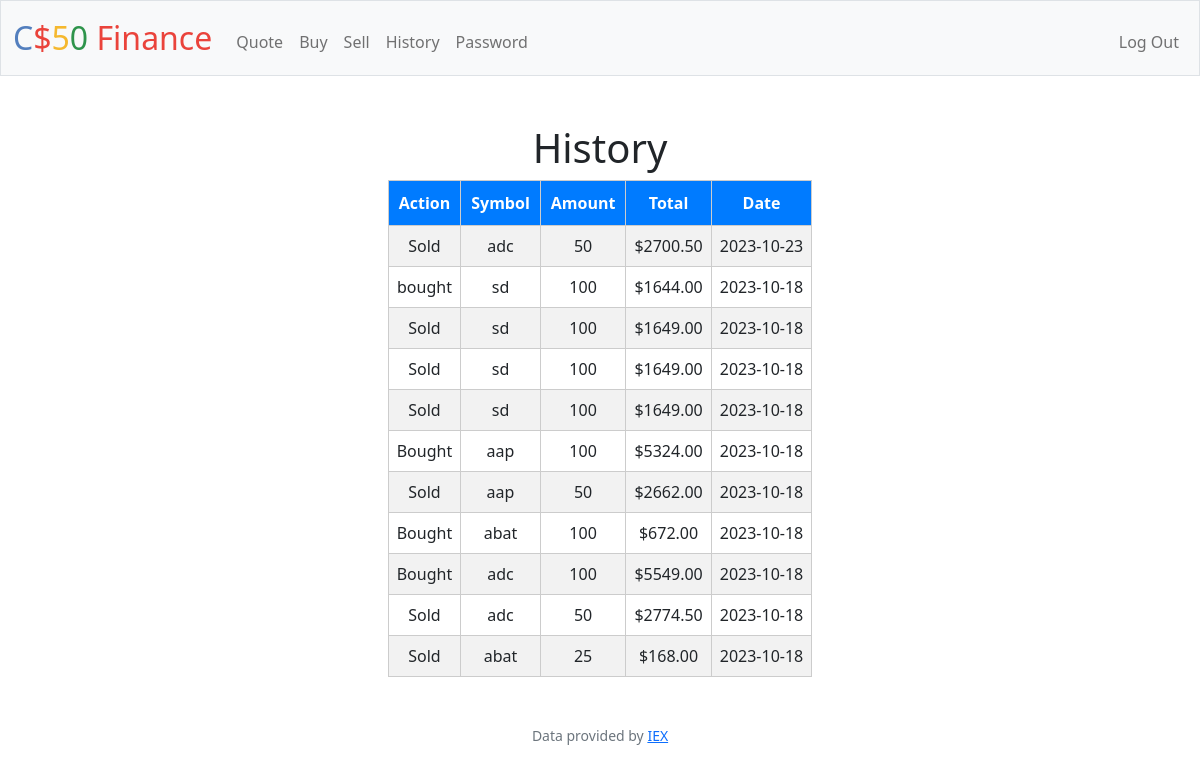
Screenshot of /history (signed in) with the database file from the repository.
### tables this page shows
CREATE TABLE actions (
user_id INT,
stock_id INT,
action TEXT,
amount INT,
price NUMERIC,
date DATE,
FOREIGN KEY (user_id) REFERENCES users(id),
FOREIGN kEY (stock_id) REFERENCES stocks(id));

CREATE TABLE stocks (
id INTEGER PRIMARY KEY,
symbol TEXT
);

### app.py (the view)
@app.route("/history")
@login_required
def history():
    user_id = session.get("user_id")
    rows = db.execute("SELECT * FROM actions JOIN stocks ON actions.stock_id = stocks.id WHERE user_id = ? ORDER BY date DESC;", user_id)
    return render_template("history.html", rows=rows)

### app.py (called while the page is built)
@app.after_request
def after_request(response):
    response.headers["Cache-Control"] = "no-cache, no-store, must-revalidate"
    response.headers["Expires"] = 0
    response.headers["Pragma"] = "no-cache"
    return response

### helpers.py (called while the page is built)
def login_required(f):
    @wraps(f)
    def decorated_function(*args, **kwargs):
        if session.get("user_id") is None:
            return redirect("/login")
        return f(*args, **kwargs)
    return decorated_function

### templates/history.html (shortened to what this page needs)
{% extends "layout.html" %}
{% block main %}
    <h1>History</h1>
    <table>
        <tr>
            <th>Action</th>
            <th>Symbol</th>
            <th>Amount</th>
            <th>Total</th>
            <th>Date</th>
        </tr>
        {% for row in rows %}
            <tr>
                <td>{{ row["action"] }}</td>
                <td>{{ row["symbol"] }}</td>
                <td>{{ row["amount"] }}</td>
                <td>{{ "${:.2f}".format(row["price"]) }}</td>
                <td>{{ row["date"] }}</td>
            </tr>
        {% endfor %}
    </table>
{% endblock %}

### templates/layout.html (shortened to what this page needs)
<!DOCTYPE html>
<html lang="en">
    <head>
        <link href="https://cdn.jsdelivr.net/npm/bootstrap@5.1.3/dist/css/bootstrap.min.css" rel="stylesheet">
        <link href="/static/styles.css" rel="stylesheet">
    </head>
    <body>
        <nav class="bg-light border navbar navbar-expand-md navbar-light">
            <div class="container-fluid">
                <a class="navbar-brand" href="/"><span class="blue">C</span><span class="red">$</span><span class="yellow">5</span><span class="green">0</span> <span class="red">Finance</span></a>
                <div class="collapse navbar-collapse" id="navbar">
                    {% if session["user_id"] %}
                        <ul class="navbar-nav me-auto mt-2">
                            <li class="nav-item"><a class="nav-link" href="/quote">Quote</a></li>
                            <li class="nav-item"><a class="nav-link" href="/buy">Buy</a></li>
                            <li class="nav-item"><a class="nav-link" href="/sell">Sell</a></li>
                            <li class="nav-item"><a class="nav-link" href="/history">History</a></li>
                            <li class="nav-item"><a class="nav-link" href="/password">Password</a></li>
                        </ul>
                        <ul class="navbar-nav ms-auto mt-2">
                            <li class="nav-item"><a class="nav-link" href="/logout">Log Out</a></li>
                        </ul>
                    {% else %}
                        <ul class="navbar-nav ms-auto mt-2">
                            <li class="nav-item"><a class="nav-link" href="/register">Register</a></li>
                            <li class="nav-item"><a class="nav-link" href="/login">Log In</a></li>
                        </ul>
                    {% endif %}
                </div>
            </div>
        </nav>
        <main class="container-fluid py-5 text-center">
            {% block main %}{% endblock %}
        </main>
        <footer class="mb-5 small text-center text-muted">
            Data provided by <a href="https://iexcloud.io/">IEX</a>
        </footer>
    </body>
</html>

### static/styles.css (style rules this page uses)
nav .navbar-brand { font-size: xx-large; }
nav .navbar-brand .blue { color: #537fbe; }
nav .navbar-brand .red { color: #ea433b; }
nav .navbar-brand .yellow { color: #f5b82e; }
nav .navbar-brand .green { color: #2e944b; }

### templates/history.html (style rules this page uses)
table { margin: 0 auto; }
th { background-color: #007BFF; color: white; padding: 10px; border: 1px solid #ccc; }
td { padding: 8px; border: 1px solid #ccc; }
tr:nth-child(even) { background-color: #f2f2f2; }

### rows the page displays
actions: action "Sold", symbol "adc", amount "50", price "$2700.50", date "2023-10-23"
actions: action "bought", symbol "sd", amount "100", price "$1644.00", date "2023-10-18"
actions: action "Sold", symbol "sd", amount "100", price "$1649.00", date "2023-10-18"
actions: action "Sold", symbol "sd", amount "100", price "$1649.00", date "2023-10-18"
actions: action "Sold", symbol "sd", amount "100", price "$1649.00", date "2023-10-18"
actions: action "Bought", symbol "aap", amount "100", price "$5324.00", date "2023-10-18"
actions: action "Sold", symbol "aap", amount "50", price "$2662.00", date "2023-10-18"
actions: action "Bought", symbol "abat", amount "100", price "$672.00", date "2023-10-18"
actions: action "Bought", symbol "adc", amount "100", price "$5549.00", date "2023-10-18"
actions: action "Sold", symbol "adc", amount "50", price "$2774.50", date "2023-10-18"
actions: action "Sold", symbol "abat", amount "25", price "$168.00", date "2023-10-18"
